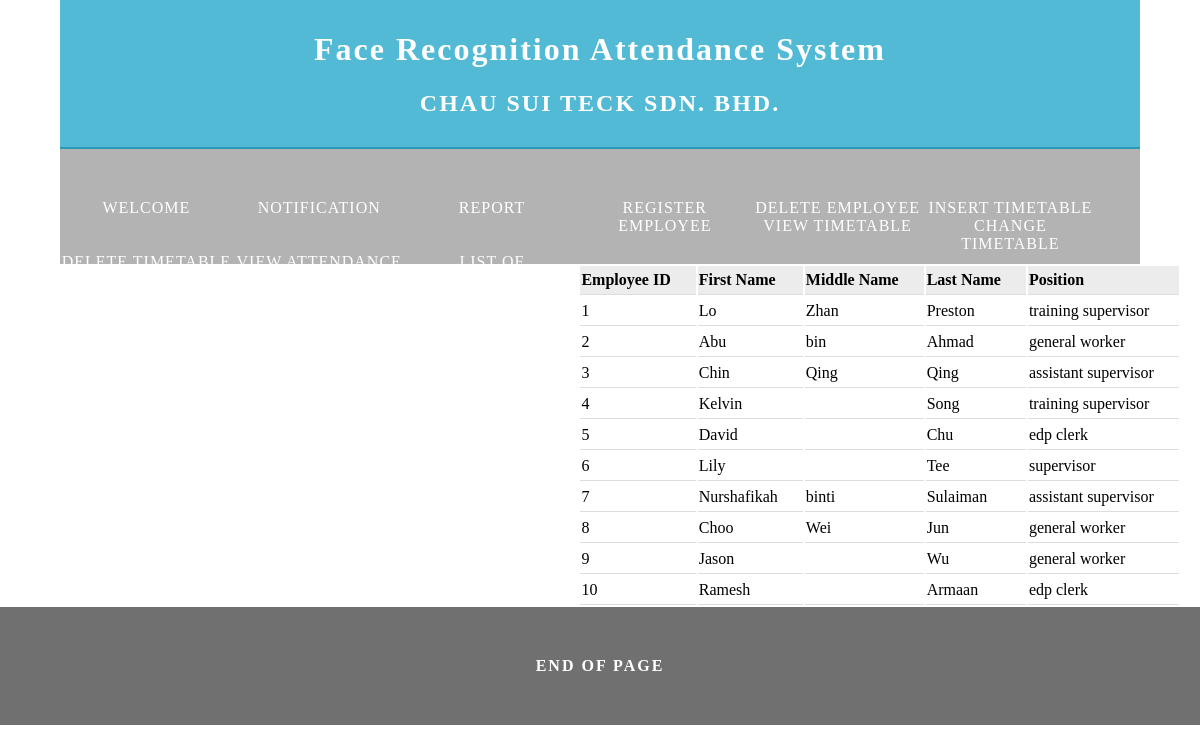
Page /htdocs/face_recognition/list_of_employee.php on the committed database.
### tables this page shows
CREATE TABLE `employee` (
  `emp_id` int(10) NOT NULL,
  `first_n` varchar(15) NOT NULL,
  `middle_n` varchar(15) DEFAULT NULL,
  `last_n` varchar(15) DEFAULT NULL,
  `position` varchar(25) NOT NULL
);

### htdocs/face_recognition/list_of_employee.php (the view, shortened to what this page needs)
<!doctype html>
<html>
<head>
	<link rel="stylesheet" href="css/table.css">
</head>
<body>
<div id="header"></div>
	<div class="wrapper">
  <div class="table">
    <table>
        <tr>
            <th>Employee ID</th>
            <th>First Name</th>
			<th>Middle Name</th>
			<th>Last Name</th>
			<th>Position</th>
        </tr>
<?php
include_once('php/connect_database.php');
$sql = "SELECT *
FROM employee
ORDER BY emp_id ASC";
$history = mysqli_query($conn,$sql);
while($data = mysqli_fetch_array($history))
{
?>
		<tr>
            <td><?php echo $data['emp_id'] ?></td>
            <td><?php echo $data['first_n'] ?></td>
			<td><?php echo $data['middle_n'] ?></td>
			<td><?php echo $data['last_n'] ?></td>
            <td><?php echo $data['position'] ?></td>
        </tr>
<?php
}
?>
     </table>
</div>
<div id="footer"></div>
</body>
</html>

### htdocs/face_recognition/css/table.css (style rules this page uses)
th, td { border-bottom: 1px solid #ddd; padding-bottom: 5px; padding-top: 5px; padding-right:25px; }
th { background-color: #ECECEC; }
table { border-collapse: separate; text-align: left; }

### htdocs/face_recognition/css/multiColumnTemplate.css (style rules this page uses)
body { margin-top: 0px; margin-right: 0px; margin-bottom: 0px; margin-left: 0px; }

### rows in the picture
employee: emp_id "1", first_n "Lo", middle_n "Zhan", last_n "Preston", position "training supervisor"
employee: emp_id "2", first_n "Abu", middle_n "bin", last_n "Ahmad", position "general worker"
employee: emp_id "3", first_n "Chin", middle_n "Qing", last_n "Qing", position "assistant supervisor"
employee: emp_id "4", first_n "Kelvin", last_n "Song", position "training supervisor"
employee: emp_id "5", first_n "David", last_n "Chu", position "edp clerk"
employee: emp_id "6", first_n "Lily", last_n "Tee", position "supervisor"
employee: emp_id "7", first_n "Nurshafikah", middle_n "binti", last_n "Sulaiman", position "assistant supervisor"
employee: emp_id "8", first_n "Choo", middle_n "Wei", last_n "Jun", position "general worker"
employee: emp_id "9", first_n "Jason", last_n "Wu", position "general worker"
employee: emp_id "10", first_n "Ramesh", last_n "Armaan", position "edp clerk"
